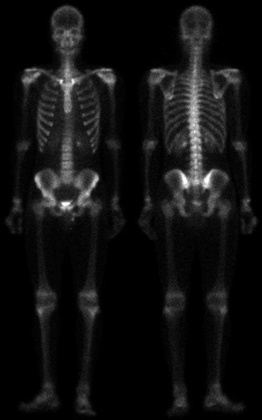
%> input picture Semester_VI/cse_3213/img/skeleton.jpg, 262 x 420 px, shrunk from 500 x 800 before the run
$ octave enhangement.m   (GNU Octave 9; MATLAB toolbox functions it lacks are replaced by stand-ins)
%> lines starting %> are read from the running program, lines starting %| are printed output that depends on the picture; in (x1, y1, x2, y2) boxes, pixels count from 0 and x2, y2 are one past the last pixel; in counts of white or black regions, pixels touching at a corner belong together; the program's own positions count from 1
%% Spatial Enhancement Pipeline (Fixed Version)
% Combines: Smoothing + Sharpening + Edge Detection + Histogram Equalization
clc; clear; close all;

%% 1. Load and Prepare Image
I = im2double(imread('skeleton.jpg')); % Replace with your image
%> I: size 420x262 double; min 0, max 1, mean 0.0676
figure('Name','Original Image'); imshow(I); title('Original');

%% 2. Noise Reduction (Adaptive Smoothing)
smooth_method = 'bilateral';
switch smooth_method
    case 'gaussian'
        smoothed = imgaussfilt(I, 1.5);
    case 'median'
        smoothed = medfilt2(I, [3 3]);
    case 'bilateral'
        smoothed = imbilatfilt(I, 0.2, 3);
end

%% 3. Sharpening (Highpass Filtering)
sharp_method = 'laplacian';
switch sharp_method
    case 'laplacian'
        laplacian_kernel = [0 -1 0; -1 4 -1; 0 -1 0];
        sharpened = smoothed - imfilter(smoothed, laplacian_kernel, 'replicate');
    case 'unsharp'
        sharpened = imsharpen(smoothed, 'Radius',1.5, 'Amount',1.2);
end

%% 4. Edge Enhancement
edge_method = 'sobel'; % Changed to 'sobel' to ensure edge_mag exists
switch edge_method
    case {'sobel','prewitt'}
        [Gx, Gy] = imgradientxy(sharpened, edge_method);
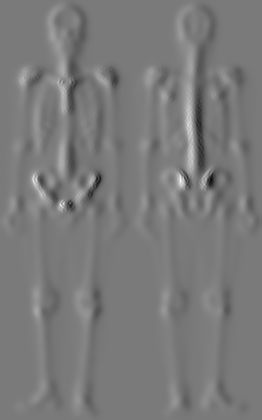
%> Gx: size 420x262 double; min -0.833, max 0.903, mean 4.01e-06; drawn with min black and max white
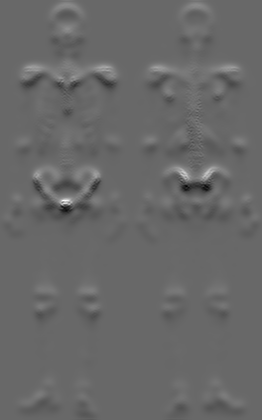
%> Gy: size 420x262 double; min -0.707, max 1.01, mean 4.21e-06; drawn with min black and max white
        edge_mag = sqrt(Gx.^2 + Gy.^2);
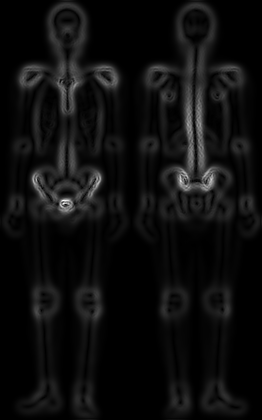
%> edge_mag: size 420x262 double; min 0, max 1.03, mean 0.0577; drawn with min black and max white
        edges = edge_mag > 0.15*max(edge_mag(:));
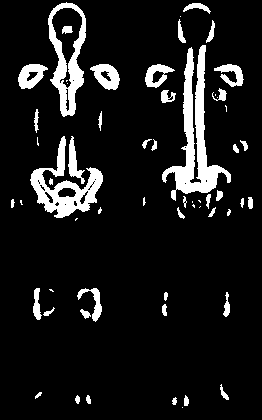
%> edges: size 420x262 logical; 10.2% white; 60 white regions (18 under 20 px), largest, box (x1, y1, x2, y2) and area: (162, 45, 231, 201) 3199, (30, 136, 103, 218) 2037, (48, 2, 86, 117) 1776
    case 'canny'
        edges = edge(sharpened, 'canny', [0.1 0.2]);
        edge_mag = double(edges); % Create dummy edge_mag for canny
end

se = strel('disk', 1);
enhanced_edges = imdilate(edges, se);
%> enhanced_edges: size 420x262 logical; 13.6% white; 46 white regions (3 under 20 px), largest, box (x1, y1, x2, y2) and area: (161, 19, 232, 210) 4214, (29, 135, 104, 219) 2975, (47, 1, 87, 118) 2258

%% 5. Contrast Adjustment
contrast_method = 'adapthisteq';
switch contrast_method
    case 'histeq'
        contrast_enhanced = histeq(sharpened);
    case 'adapthisteq'
        contrast_enhanced = adapthisteq(sharpened, 'ClipLimit',0.02, 'NumTiles',[8 8]);
    case 'gamma'
        contrast_enhanced = imadjust(sharpened, [], [], 0.5);
end

%% 6. Final Fusion (Now Works for All Edge Methods)
% Method 1: Edge-enhanced
final_edges = min(contrast_enhanced + 0.3*enhanced_edges, 1);
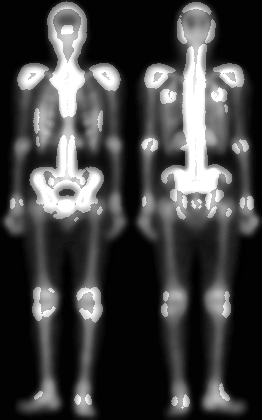
%> final_edges: size 420x262 double; min 0, max 1, mean 0.254

% Method 2: Mask-based
masked = contrast_enhanced .* (1 + 0.5*enhanced_edges);

% Method 3: Weighted average (uses edge_mag which now always exists)
final_weighted = 0.7*contrast_enhanced + 0.3*edge_mag/max(edge_mag(:));
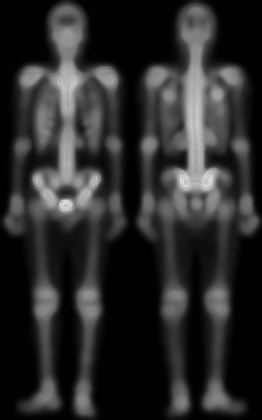
%> final_weighted: size 420x262 double; min 0.00128, max 0.972, mean 0.17

%% 7. Visualization
figure('Name','Processing Stages');
subplot(2,3,1); imshow(smoothed); title('Smoothed');
subplot(2,3,2); imshow(sharpened); title('Sharpened');
subplot(2,3,3); imshow(edges); title('Edge Detection');
subplot(2,3,4); imshow(contrast_enhanced); title('Contrast Enhanced');
subplot(2,3,5); imshow(final_edges); title('Edge-Enhanced');
subplot(2,3,6); imshow(final_weighted); title('Weighted Fusion');

figure('Name','Final Comparisons');
montage({I, final_edges, final_weighted}, 'Size',[1 3]);
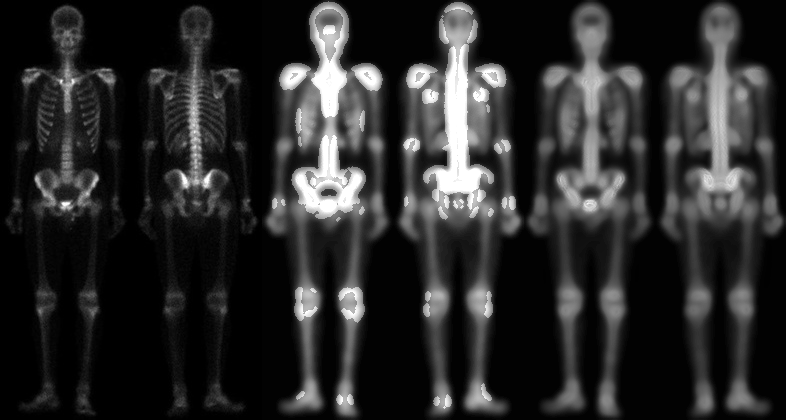
%> displayed picture: size 420x786, on the screen's scale of 0 to 255; min 0, max 255, mean 41.8
title('Original | Edge-Enhanced | Weighted Fusion');
